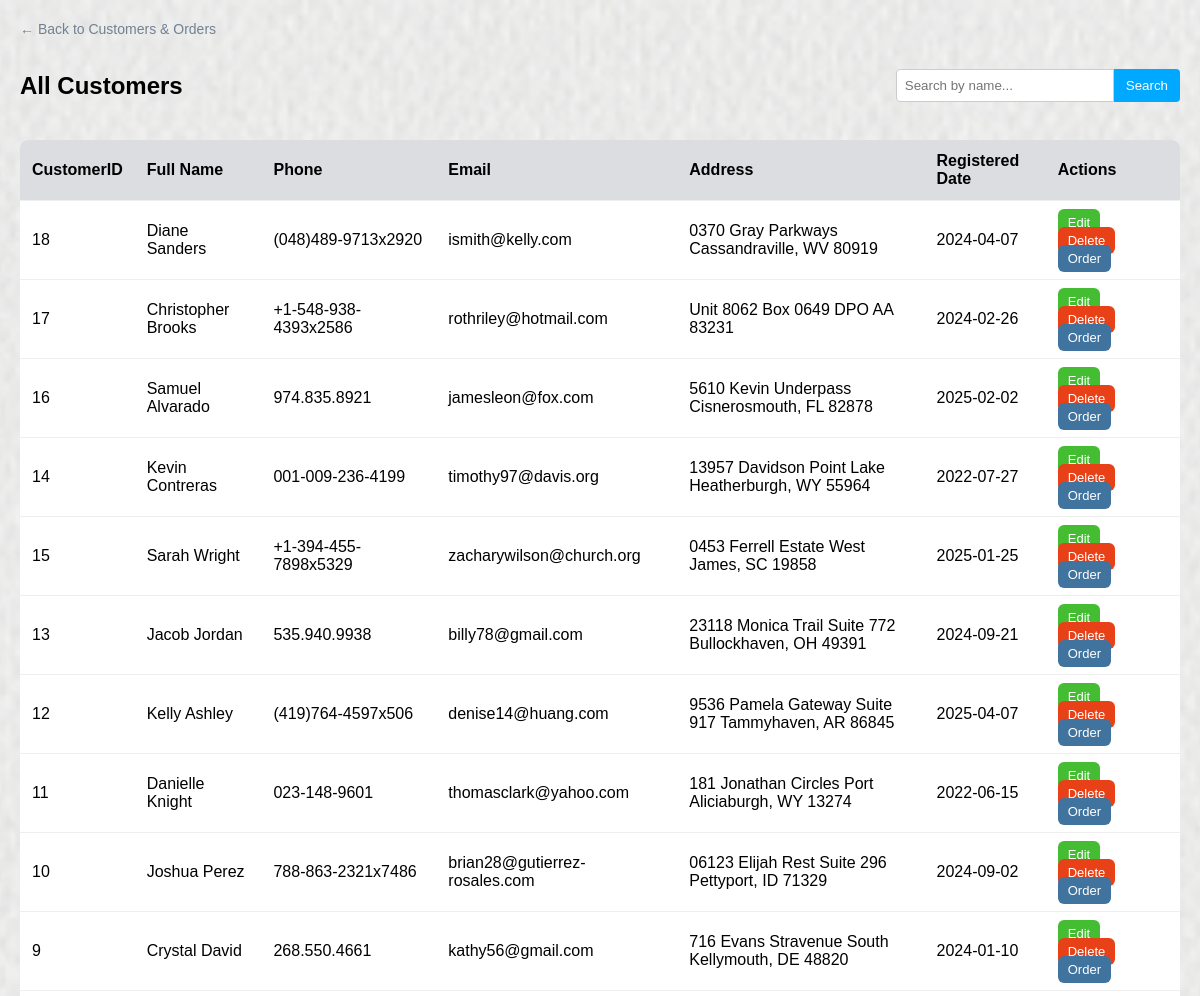
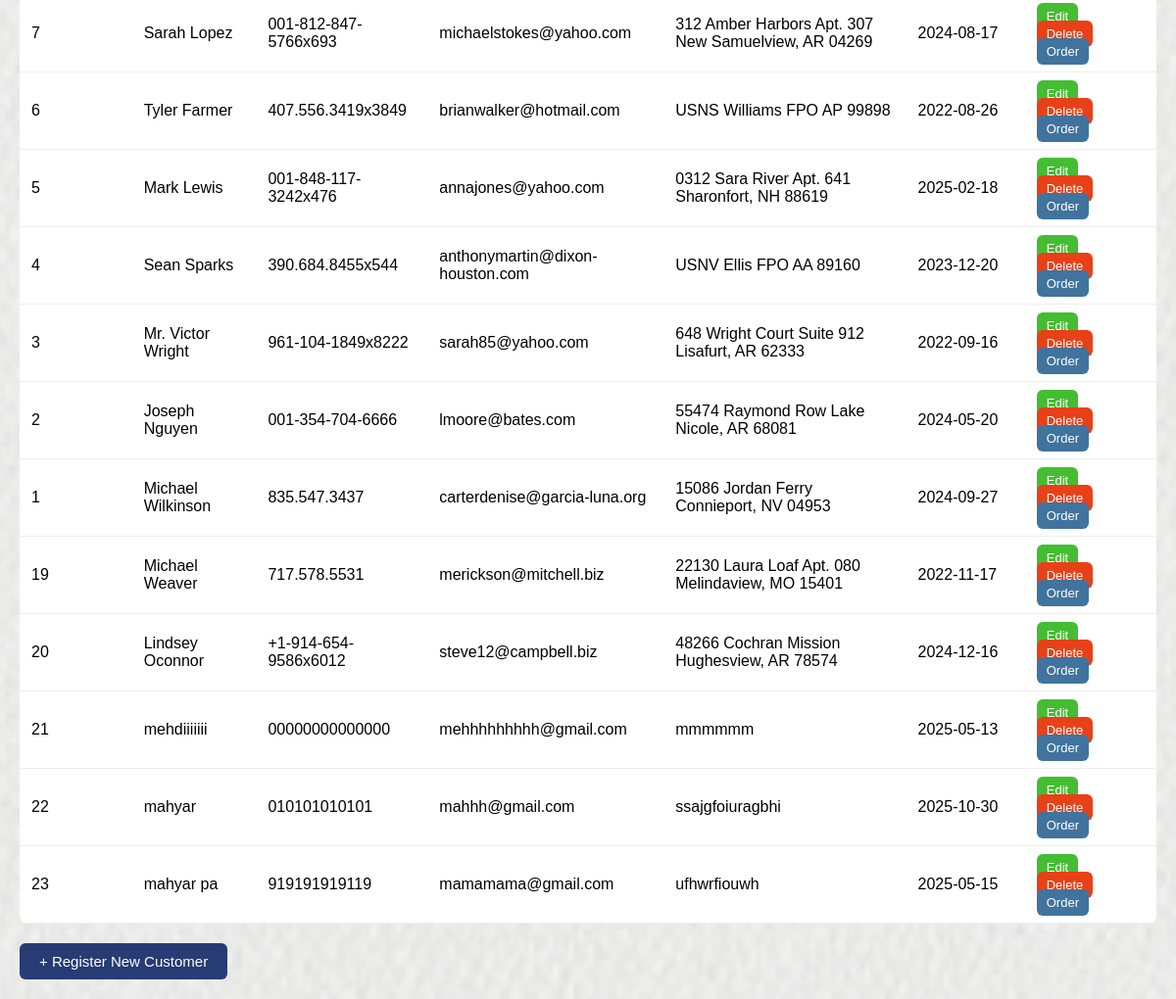
/Factory/customers_orders/customers.php, run on the app's committed database (2 pictures, top to bottom).
### tables this page shows
CREATE TABLE IF NOT EXISTS `customer` (
  `CustomerID` int NOT NULL AUTO_INCREMENT,
  `FullName` varchar(100) DEFAULT NULL,
  `Phone` varchar(20) DEFAULT NULL,
  `Email` varchar(100) DEFAULT NULL,
  `Address` varchar(200) DEFAULT NULL,
  `RegisteredDate` date DEFAULT NULL,
  PRIMARY KEY (`CustomerID`)
);

### Factory/customers_orders/customers.php (the view, shortened to what this page needs)
<?php
require_once '../config.php';
$search = '';
$sql = "SELECT * FROM customer WHERE FullName LIKE ?";
$stmt = $conn->prepare($sql);
$searchParam = "%$search%";
$stmt->bind_param("s", $searchParam);
$stmt->execute();
$result = $stmt->get_result();
?>
<!DOCTYPE html>
<html lang="en">
<head>
</head>
<body>
    <a class="back-link" href="customers_orders.php">← Back to Customers & Orders</a>
    <div class="header">
        <h2>All Customers</h2>
        <form method="GET" class="search-box">
            <input type="text" name="search" placeholder="Search by name..." value="<?= htmlspecialchars($search) ?>">
            <button class="search-btn" type="submit">Search</button>
        </form>
    </div>
    <table>
        <thead>
            <tr>
                <th>CustomerID</th>
                <th>Full Name</th>
                <th>Phone</th>
                <th>Email</th>
                <th>Address</th>
                <th>Registered Date</th>
                <th>Actions</th>
            </tr>
        </thead>
        <tbody>
        <?php while ($row = $result->fetch_assoc()): ?>
            <tr>
                <td><?= $row['CustomerID'] ?></td>
                <td><?= $row['FullName'] ?></td>
                <td><?= $row['Phone'] ?></td>
                <td><?= $row['Email'] ?></td>
                <td><?= $row['Address'] ?></td>
                <td><?= $row['RegisteredDate'] ?></td>
                <td>
                    <a class="action-btn edit-btn" href="edit_customer.php?id=<?= $row['CustomerID'] ?>">Edit</a>
                    <a class="action-btn delete-btn" href="customers.php?delete=<?= $row['CustomerID'] ?>" onclick="return confirm('Are you sure you want to delete this customer?')">Delete</a>
                    <a class="action-btn order-btn" href="create_order.php?customer_id=<?= $row['CustomerID'] ?>">Order</a>
                </td>
            </tr>
        <?php endwhile; ?>
        </tbody>
    </table>
    <a class="register-btn" href="register_customer.php">+ Register New Customer</a>
</body>
</html>

### Factory/customers_orders/customers.php (style rules this page uses)
body { background-image: url('../images/fabric_1.png'); background-size: cover; background-position: center; background-repeat: no-repeat; background-attachment: fixed; font-family: Arial; background-color: #f5f6fa; margin: 0; padding: 20px; }
.header { display: flex; justify-content: space-between; align-items: center; margin-bottom: 20px; }
.search-box { display: flex; }
input[type="text"] { padding: 8px; width: 200px; border-radius: 4px 0 0 4px; border: 1px solid #ccc; }
button.search-btn { padding: 8px 12px; border: none; background-color: #00a8ff; color: white; border-radius: 0 4px 4px 0; cursor: pointer; }
table { width: 100%; background-color: white; border-collapse: collapse; border-radius: 8px; overflow: hidden; }
th, td { padding: 12px; text-align: left; border-bottom: 1px solid #eee; }
th { background-color: #dcdde1; }
.action-btn { margin-right: 8px; text-decoration: none; padding: 6px 10px; border-radius: 6px; color: white; font-size: 13px; }
.edit-btn { background-color: #44bd32; }
.delete-btn { background-color: #e84118; }
.order-btn { background-color: #40739e; }
.register-btn { margin-top: 20px; padding: 10px 20px; font-size: 15px; background-color: #273c75; color: white; border: none; border-radius: 6px; cursor: pointer; text-decoration: none; display: inline-block; }
.back-link { text-decoration: none; color: #718093; font-size: 14px; margin-bottom: 15px; display: inline-block; }

### data on the page
customer: CustomerID "18", FullName "Diane Sanders", Phone "(048)489-9713x2920", Email "ismith@kelly.com", Address "0370 Gray Parkways Cassandraville, WV 80919", RegisteredDate "2024-04-07"
customer: CustomerID "17", FullName "Christopher Brooks", Phone "+1-548-938-4393x2586", Email "rothriley@hotmail.com", Address "Unit 8062 Box 0649 DPO AA 83231", RegisteredDate "2024-02-26"
customer: CustomerID "16", FullName "Samuel Alvarado", Phone "974.835.8921", Email "jamesleon@fox.com", Address "5610 Kevin Underpass Cisnerosmouth, FL 82878", RegisteredDate "2025-02-02"
customer: CustomerID "14", FullName "Kevin Contreras", Phone "001-009-236-4199", Email "timothy97@davis.org", Address "13957 Davidson Point Lake Heatherburgh, WY 55964", RegisteredDate "2022-07-27"
customer: CustomerID "15", FullName "Sarah Wright", Phone "+1-394-455-7898x5329", Email "zacharywilson@church.org", Address "0453 Ferrell Estate West James, SC 19858", RegisteredDate "2025-01-25"
customer: CustomerID "13", FullName "Jacob Jordan", Phone "535.940.9938", Email "billy78@gmail.com", Address "23118 Monica Trail Suite 772 Bullockhaven, OH 49391", RegisteredDate "2024-09-21"
customer: CustomerID "12", FullName "Kelly Ashley", Phone "(419)764-4597x506", Email "denise14@huang.com", Address "9536 Pamela Gateway Suite 917 Tammyhaven, AR 86845", RegisteredDate "2025-04-07"
customer: CustomerID "11", FullName "Danielle Knight", Phone "023-148-9601", Email "thomasclark@yahoo.com", Address "181 Jonathan Circles Port Aliciaburgh, WY 13274", RegisteredDate "2022-06-15"
customer: CustomerID "10", FullName "Joshua Perez", Phone "788-863-2321x7486", Email "brian28@gutierrez-rosales.com", Address "06123 Elijah Rest Suite 296 Pettyport, ID 71329", RegisteredDate "2024-09-02"
customer: CustomerID "9", FullName "Crystal David", Phone "268.550.4661", Email "kathy56@gmail.com", Address "716 Evans Stravenue South Kellymouth, DE 48820", RegisteredDate "2024-01-10"
customer: CustomerID "7", FullName "Sarah Lopez", Phone "001-812-847-5766x693", Email "michaelstokes@yahoo.com", Address "312 Amber Harbors Apt. 307 New Samuelview, AR 04269", RegisteredDate "2024-08-17"
customer: CustomerID "6", FullName "Tyler Farmer", Phone "407.556.3419x3849", Email "brianwalker@hotmail.com", Address "USNS Williams FPO AP 99898", RegisteredDate "2022-08-26"
customer: CustomerID "5", FullName "Mark Lewis", Phone "001-848-117-3242x476", Email "annajones@yahoo.com", Address "0312 Sara River Apt. 641 Sharonfort, NH 88619", RegisteredDate "2025-02-18"
customer: CustomerID "4", FullName "Sean Sparks", Phone "390.684.8455x544", Email "anthonymartin@dixon-houston.com", Address "USNV Ellis FPO AA 89160", RegisteredDate "2023-12-20"
customer: CustomerID "3", FullName "Mr. Victor Wright", Phone "961-104-1849x8222", Email "sarah85@yahoo.com", Address "648 Wright Court Suite 912 Lisafurt, AR 62333", RegisteredDate "2022-09-16"
customer: CustomerID "2", FullName "Joseph Nguyen", Phone "001-354-704-6666", Email "lmoore@bates.com", Address "55474 Raymond Row Lake Nicole, AR 68081", RegisteredDate "2024-05-20"
customer: CustomerID "1", FullName "Michael Wilkinson", Phone "835.547.3437", Email "carterdenise@garcia-luna.org", Address "15086 Jordan Ferry Connieport, NV 04953", RegisteredDate "2024-09-27"
customer: CustomerID "19", FullName "Michael Weaver", Phone "717.578.5531", Email "merickson@mitchell.biz", Address "22130 Laura Loaf Apt. 080 Melindaview, MO 15401", RegisteredDate "2022-11-17"
customer: CustomerID "20", FullName "Lindsey Oconnor", Phone "+1-914-654-9586x6012", Email "steve12@campbell.biz", Address "48266 Cochran Mission Hughesview, AR 78574", RegisteredDate "2024-12-16"
customer: CustomerID "21", FullName "mehdiiiiiii", Phone "00000000000000", Email "mehhhhhhhhh@gmail.com", Address "mmmmmm", RegisteredDate "2025-05-13"
customer: CustomerID "22", FullName "mahyar", Phone "010101010101", Email "mahhh@gmail.com", Address "ssajgfoiuragbhi", RegisteredDate "2025-10-30"
customer: CustomerID "23", FullName "mahyar pa", Phone "919191919119", Email "mamamama@gmail.com", Address "ufhwrfiouwh", RegisteredDate "2025-05-15"
